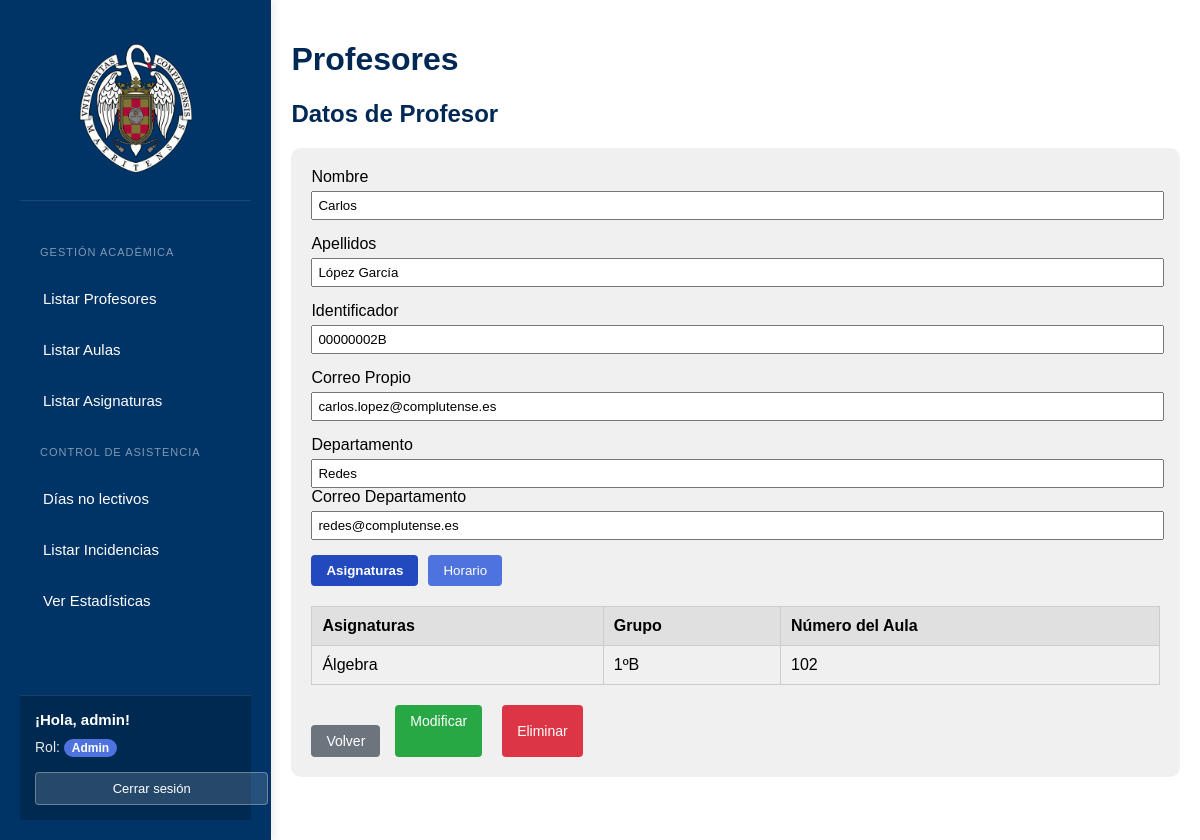
Before: /verDatosProfesor.php?id=2 (signed in) with the older database file.
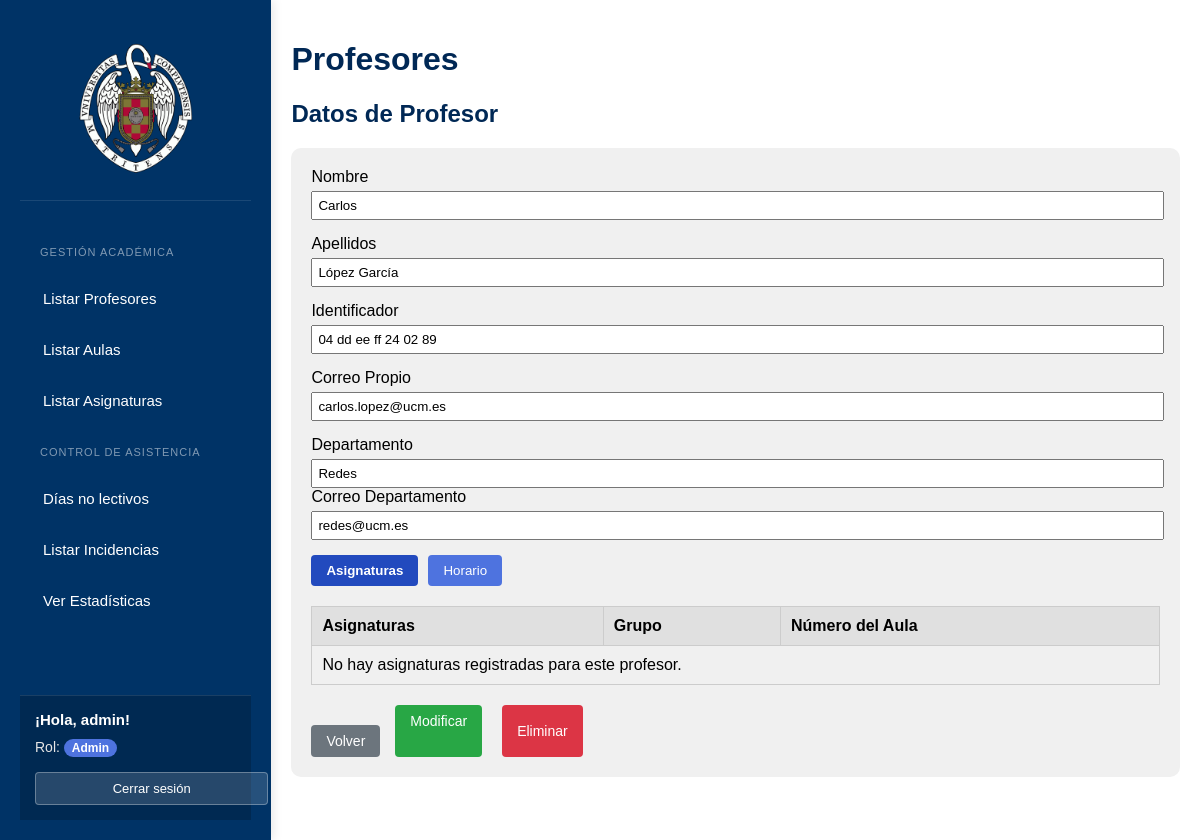
After: the same page with the newer database file.
### tables this page shows
CREATE TABLE `profesores` (
  `id` int NOT NULL,
  `nombre` varchar(50) NOT NULL,
  `apellidos` varchar(100) NOT NULL,
  `identificador` varchar(50) DEFAULT NULL,
  `CorreoPropio` varchar(100) DEFAULT NULL,
  `departamento_id` int DEFAULT NULL
);

CREATE TABLE `departamento` (
  `id` int NOT NULL,
  `nombre_departamento` varchar(100) NOT NULL,
  `jefe_id` int DEFAULT NULL,
  `correo_departamento` varchar(100) NOT NULL
);

CREATE TABLE `asignaturas` (
  `id` int NOT NULL,
  `profesor_id` int NOT NULL,
  `aula_id` int NOT NULL,
  `nombre_asignatura` varchar(100) NOT NULL,
  `grupo` varchar(10) DEFAULT NULL
);

CREATE TABLE `aulas` (
  `id` int NOT NULL,
  `numero_aula` int NOT NULL,
  `capacidad` int NOT NULL
);

### www/verDatosProfesor.php (the view, shortened to what the changed rows need)
<!DOCTYPE html>
<html lang="es">
<head>
    <link rel="stylesheet" href="stylesDatos.css">
</head>
<body>
    <?php
    include("php/conexion.php");
    if (isset($_GET['id']) && is_numeric($_GET['id'])) {
        $profesor_id = intval($_GET['id']);
        $query_profesor = "
            SELECT p.nombre, p.apellidos, p.identificador, p.CorreoPropio, d.nombre_departamento, d.correo_departamento
            FROM profesores p
            LEFT JOIN departamento d ON p.departamento_id = d.id
            WHERE p.id = ?";
        $stmt = $conn->prepare($query_profesor);
        $stmt->bind_param("i", $profesor_id);
        $stmt->execute();
        $result_profesor = $stmt->get_result();
        if ($result_profesor->num_rows > 0) {
            $profesor = $result_profesor->fetch_assoc();
        } else {
            die("Profesor no encontrado.");
        }
        $query_asignaturas = "
            SELECT a.id, a.nombre_asignatura, a.grupo, au.numero_aula
            FROM asignaturas a
            JOIN aulas au ON a.aula_id = au.id
            WHERE a.profesor_id = ?";
        $stmt = $conn->prepare($query_asignaturas);
        $stmt->bind_param("i", $profesor_id);
        $stmt->execute();
        $result_asignaturas = $stmt->get_result();
    } else {
        die("ID del profesor no especificado o inválido.");
    }
    ?>
    <div class="container">
        <main class="content">
            <h1>Profesores</h1>
            <h2>Datos de Profesor</h2>
            <div class="form-container">
                <form>
                    <div class="form-group">
                        <label for="nombre">Nombre</label>
                        <input type="text" id="nombre" value="<?php echo htmlspecialchars($profesor['nombre']); ?>" readonly>
                    </div>
                    <div class="form-group">
                        <label for="apellidos">Apellidos</label>
                        <input type="text" id="apellidos" value="<?php echo htmlspecialchars($profesor['apellidos']); ?>" readonly>
                    </div>
                    <?php if (isset($_SESSION['rol']) && $_SESSION['rol'] === 'admin'): ?>
                    <div class="form-group">
                        <label for="identificador">Identificador</label>
                        <input type="text" id="identificador" value="<?php echo htmlspecialchars($profesor['identificador']); ?>" readonly>
                    </div>
                    <?php endif; ?>
                    <div class="form-group">
                        <label for="correo">Correo Propio</label>
                        <input type="text" id="correo" value="<?php echo htmlspecialchars($profesor['CorreoPropio']); ?>" readonly>
                    </div>
                    <?php if (!empty($profesor['nombre_departamento'])): ?>
                        <div class="form-group">
                            <label for="departamento">Departamento</label>
                            <input type="text" id="departamento" value="<?php echo htmlspecialchars($profesor['nombre_departamento']); ?>" readonly>
                            <label for="correo-departamento">Correo Departamento</label>
                            <input type="text" id="correo-departamento" value="<?php echo htmlspecialchars($profesor['correo_departamento']); ?>" readonly>
                        </div>
                    <?php endif; ?>
                    <div id="seccion-asignaturas" class="info-section">
                        <table class="data-table">
                            <thead>
                                <tr>
                                    <th>Asignaturas</th>
                                    <th>Grupo</th>
                                    <th>Número del Aula</th>
                                </tr>
                            </thead>
                            <tbody>
                                <?php
                                if ($result_asignaturas && $result_asignaturas->num_rows > 0) {
                                    while ($asignatura = $result_asignaturas->fetch_assoc()) {
                                        echo "<tr>";
                                        echo "<td>" . htmlspecialchars($asignatura['nombre_asignatura']) . "</td>";
                                        echo "<td>" . htmlspecialchars($asignatura['grupo']) . "</td>";
                                        echo "<td>" . htmlspecialchars($asignatura['numero_aula']) . "</td>";
                                        echo "</tr>";
                                    }
                                } else {
                                    echo "<tr><td colspan='3'>No hay asignaturas registradas para este profesor.</td></tr>";
                                }
                                ?>
                            </tbody>
                        </table>
                    </div>
                </form>
            </div>
        </main>
    </div>
</body>
</html>

Changed rows visible on the page:
no longer on this page (row edited): asignaturas: nombre_asignatura "Álgebra", grupo "1ºB", aula.numero_aula "102"
changed profesores "Carlos": identificador "00000002B" → "04 dd ee ff 24 02 89"; CorreoPropio "carlos.lopez@complutense.es" → "carlos.lopez@ucm.es"; departamento.correo_departamento "redes@complutense.es" → "redes@ucm.es"
Other visible differences:
text now shown: "No hay asignaturas registradas para este profesor."
